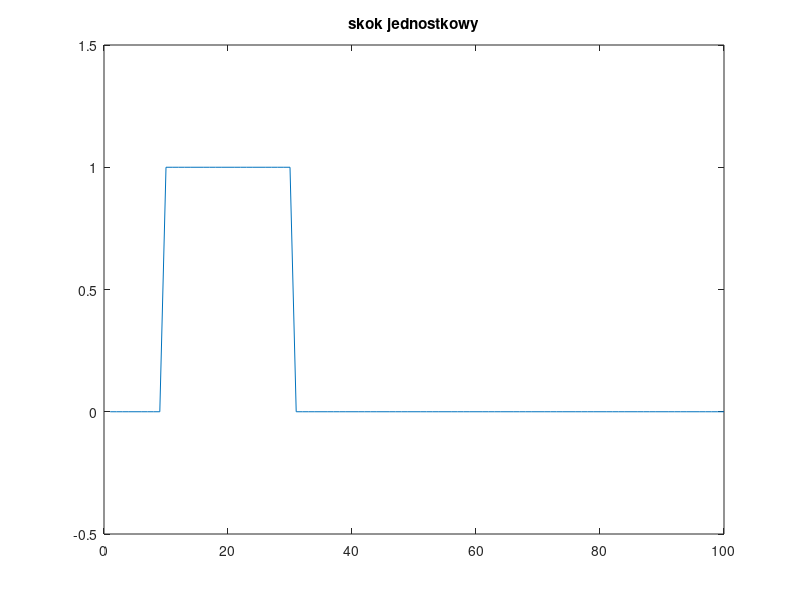

Write MATLAB code to recreate this figure.
%skok jednostkowy

be = 10;
en = 30;
dur = 100;

a = zeros(dur,1);

for i = be:en
  a(be, 1) = 1;
  be = be + 1;
end

figure;
plot(a);
axis([0, 100, -0.5, 1.5]);
title("skok jednostkowy");